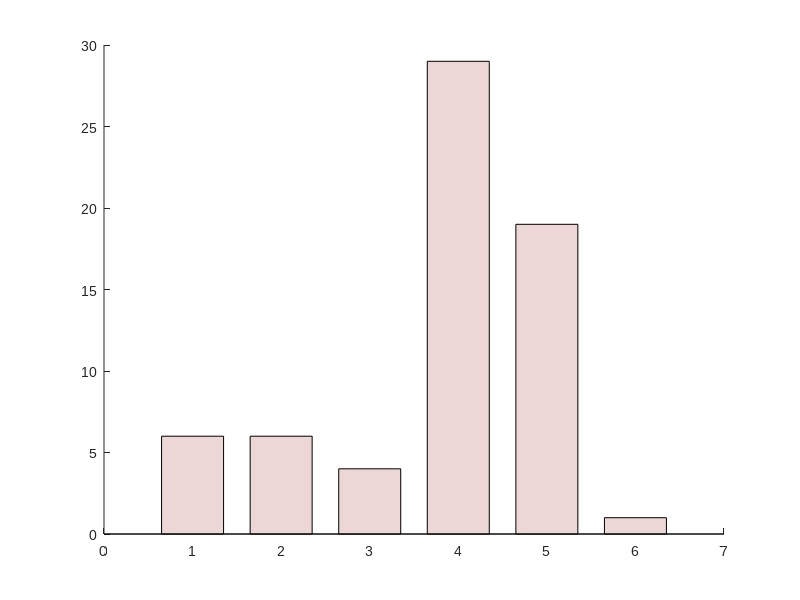

Here is the MATLAB script that generated this plot: (Note: this script raises an error after producing the figure.)

load('mle_mat_all_extended.mat')

mle_mat_all(:,[6,8])=[]; % rm per trial

n_model = size(mle_mat_all,2);

mle_mat_all(4,:) = nan(1,n_model);
mle_mat_all(32,:) = nan(1,n_model);
mle_mat_all(36,:) = nan(1,n_model);

BIC_all = 2*mle_mat_all + log(400).*[3, 5, 5, 7,    9, 9]; %mle is NLL

[highest_acc_pp,best_model_ind_pp] = min(BIC_all,[],2);
[val]=hist(best_model_ind_pp,1:1:n_model);

% Legend
legend_all{1} = 'thompson';
legend_all{2} = 'thompson + \epsilon'; 
legend_all{3} = 'thompson + \eta';
legend_all{4} = 'thompson + \eta + \epsilon'; 
legend_all{5} = 'thompson + \eta + \eta_B + \epsilon';
legend_all{6} = 'thompson + \eta + \epsilon + \epsilon_B' ;

% Figure
figure('Color','w');
set(gcf,'Unit','centimeters','OuterPosition',[0 0 10 10]);
set(gca,'FontName','Arial','FontSize',10)
hold on

col_(1,:) = [0.925490200519562 0.839215695858002 0.839215695858002];

x = 1:n_model+2;
x =[x(1:6)];

b = bar(x,val,'FaceColor',col_(1,:),'BarWidth',.7);  hold on;

txt_val = val';
ind_notnul = find(val~=0);

text(x(ind_notnul),val(ind_notnul),num2str(txt_val(ind_notnul)),'vert','bottom','horiz','center'); 
box off

ylabel('Number of subjects','FontName','Arial','Fontweight','bold','FontSize',11);
set(gca,'YTick',0:10:100)
ylim([0  39])

xticks(x);
xticklabels([legend_all(1:6)]);
xlim([0,n_model+1])

xtickangle(45)

% Export
addpath('../../export_fig')
export_fig(['./fig/Fig_model_comparison_BIC_per_pp_extended_B.png'],'-nocrop','-r200')